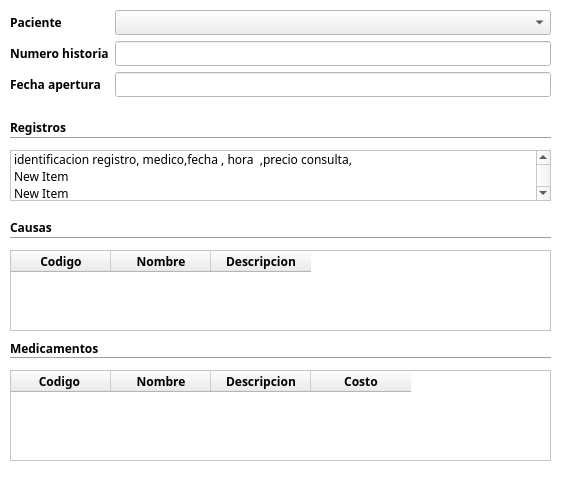
<?xml version="1.0" encoding="UTF-8"?>
<ui version="4.0">
 <class>WidgetHistoriaClinica</class>
 <widget class="QWidget" name="WidgetHistoriaClinica">
  <property name="geometry">
   <rect>
    <x>0</x>
    <y>0</y>
    <width>571</width>
    <height>481</height>
   </rect>
  </property>
  <property name="palette">
   <palette>
    <active>
     <colorrole role="Base">
      <brush brushstyle="SolidPattern">
       <color alpha="255">
        <red>255</red>
        <green>255</green>
        <blue>255</blue>
       </color>
      </brush>
     </colorrole>
     <colorrole role="Window">
      <brush brushstyle="SolidPattern">
       <color alpha="255">
        <red>255</red>
        <green>255</green>
        <blue>255</blue>
       </color>
      </brush>
     </colorrole>
    </active>
    <inactive>
     <colorrole role="Base">
      <brush brushstyle="SolidPattern">
       <color alpha="255">
        <red>255</red>
        <green>255</green>
        <blue>255</blue>
       </color>
      </brush>
     </colorrole>
     <colorrole role="Window">
      <brush brushstyle="SolidPattern">
       <color alpha="255">
        <red>255</red>
        <green>255</green>
        <blue>255</blue>
       </color>
      </brush>
     </colorrole>
    </inactive>
    <disabled>
     <colorrole role="Base">
      <brush brushstyle="SolidPattern">
       <color alpha="255">
        <red>255</red>
        <green>255</green>
        <blue>255</blue>
       </color>
      </brush>
     </colorrole>
     <colorrole role="Window">
      <brush brushstyle="SolidPattern">
       <color alpha="255">
        <red>255</red>
        <green>255</green>
        <blue>255</blue>
       </color>
      </brush>
     </colorrole>
    </disabled>
   </palette>
  </property>
  <property name="font">
   <font>
    <family>Ubuntu Condensed</family>
    <weight>75</weight>
    <bold>true</bold>
   </font>
  </property>
  <property name="cursor">
   <cursorShape>PointingHandCursor</cursorShape>
  </property>
  <property name="windowTitle">
   <string>Form</string>
  </property>
  <property name="autoFillBackground">
   <bool>true</bool>
  </property>
  <widget class="QWidget" name="layoutWidget">
   <property name="geometry">
    <rect>
     <x>10</x>
     <y>10</y>
     <width>541</width>
     <height>89</height>
    </rect>
   </property>
   <layout class="QFormLayout" name="formLayout">
    <item row="0" column="0">
     <widget class="QLabel" name="labelPaciente">
      <property name="text">
       <string>Paciente</string>
      </property>
     </widget>
    </item>
    <item row="0" column="1">
     <widget class="QComboBox" name="comboBoxPaciente">
      <property name="font">
       <font>
        <weight>50</weight>
        <bold>false</bold>
       </font>
      </property>
     </widget>
    </item>
    <item row="1" column="0">
     <widget class="QLabel" name="labelNumeroHistoria">
      <property name="text">
       <string>Numero historia</string>
      </property>
     </widget>
    </item>
    <item row="1" column="1">
     <widget class="QLineEdit" name="lineEditNumeroHistoria">
      <property name="font">
       <font>
        <weight>50</weight>
        <bold>false</bold>
       </font>
      </property>
     </widget>
    </item>
    <item row="2" column="0">
     <widget class="QLabel" name="labelFechaApertura">
      <property name="text">
       <string>Fecha apertura </string>
      </property>
     </widget>
    </item>
    <item row="2" column="1">
     <widget class="QLineEdit" name="lineEditFechaApertura">
      <property name="font">
       <font>
        <weight>50</weight>
        <bold>false</bold>
       </font>
      </property>
     </widget>
    </item>
   </layout>
  </widget>
  <widget class="Line" name="lineRegistros">
   <property name="geometry">
    <rect>
     <x>10</x>
     <y>130</y>
     <width>541</width>
     <height>16</height>
    </rect>
   </property>
   <property name="orientation">
    <enum>Qt::Horizontal</enum>
   </property>
  </widget>
  <widget class="QLabel" name="labelRegistros">
   <property name="geometry">
    <rect>
     <x>10</x>
     <y>120</y>
     <width>58</width>
     <height>15</height>
    </rect>
   </property>
   <property name="text">
    <string>Registros</string>
   </property>
  </widget>
  <widget class="QListWidget" name="listWidgetRegistros">
   <property name="geometry">
    <rect>
     <x>10</x>
     <y>150</y>
     <width>541</width>
     <height>51</height>
    </rect>
   </property>
   <property name="font">
    <font>
     <weight>50</weight>
     <bold>false</bold>
    </font>
   </property>
   <item>
    <property name="text">
     <string>identificacion registro, medico,fecha , hora  ,precio consulta,</string>
    </property>
   </item>
   <item>
    <property name="text">
     <string>New Item</string>
    </property>
   </item>
   <item>
    <property name="text">
     <string>New Item</string>
    </property>
   </item>
  </widget>
  <widget class="QLabel" name="labelCausas">
   <property name="geometry">
    <rect>
     <x>10</x>
     <y>220</y>
     <width>58</width>
     <height>15</height>
    </rect>
   </property>
   <property name="text">
    <string>Causas</string>
   </property>
  </widget>
  <widget class="Line" name="lineCausas">
   <property name="geometry">
    <rect>
     <x>10</x>
     <y>230</y>
     <width>541</width>
     <height>16</height>
    </rect>
   </property>
   <property name="orientation">
    <enum>Qt::Horizontal</enum>
   </property>
  </widget>
  <widget class="Line" name="lineMedicamentos">
   <property name="geometry">
    <rect>
     <x>10</x>
     <y>350</y>
     <width>541</width>
     <height>16</height>
    </rect>
   </property>
   <property name="orientation">
    <enum>Qt::Horizontal</enum>
   </property>
  </widget>
  <widget class="QLabel" name="labelMedicamentos">
   <property name="geometry">
    <rect>
     <x>10</x>
     <y>340</y>
     <width>91</width>
     <height>16</height>
    </rect>
   </property>
   <property name="text">
    <string>Medicamentos</string>
   </property>
  </widget>
  <widget class="QTableWidget" name="tableCausas">
   <property name="geometry">
    <rect>
     <x>10</x>
     <y>250</y>
     <width>541</width>
     <height>81</height>
    </rect>
   </property>
   <property name="font">
    <font>
     <weight>50</weight>
     <bold>false</bold>
    </font>
   </property>
   <attribute name="horizontalHeaderMinimumSectionSize">
    <number>21</number>
   </attribute>
   <column>
    <property name="text">
     <string>Codigo</string>
    </property>
    <property name="font">
     <font>
      <family>Ubuntu Condensed</family>
      <weight>75</weight>
      <bold>true</bold>
     </font>
    </property>
   </column>
   <column>
    <property name="text">
     <string>Nombre</string>
    </property>
    <property name="font">
     <font>
      <family>Ubuntu Condensed</family>
      <weight>75</weight>
      <bold>true</bold>
     </font>
    </property>
   </column>
   <column>
    <property name="text">
     <string>Descripcion</string>
    </property>
    <property name="font">
     <font>
      <family>Ubuntu Condensed</family>
      <weight>75</weight>
      <bold>true</bold>
     </font>
    </property>
   </column>
  </widget>
  <widget class="QTableWidget" name="tableWidgetMedicamnetos">
   <property name="geometry">
    <rect>
     <x>10</x>
     <y>370</y>
     <width>541</width>
     <height>91</height>
    </rect>
   </property>
   <property name="font">
    <font>
     <weight>50</weight>
     <bold>false</bold>
    </font>
   </property>
   <column>
    <property name="text">
     <string>Codigo </string>
    </property>
    <property name="font">
     <font>
      <family>Ubuntu Condensed</family>
      <weight>75</weight>
      <bold>true</bold>
     </font>
    </property>
   </column>
   <column>
    <property name="text">
     <string>Nombre</string>
    </property>
    <property name="font">
     <font>
      <family>Ubuntu Condensed</family>
      <weight>75</weight>
      <bold>true</bold>
     </font>
    </property>
   </column>
   <column>
    <property name="text">
     <string>Descripcion</string>
    </property>
    <property name="font">
     <font>
      <family>Ubuntu Condensed</family>
      <weight>75</weight>
      <bold>true</bold>
     </font>
    </property>
   </column>
   <column>
    <property name="text">
     <string>Costo</string>
    </property>
    <property name="font">
     <font>
      <family>Ubuntu Condensed</family>
      <weight>75</weight>
      <bold>true</bold>
     </font>
    </property>
   </column>
  </widget>
 </widget>
 <resources/>
 <connections/>
</ui>
